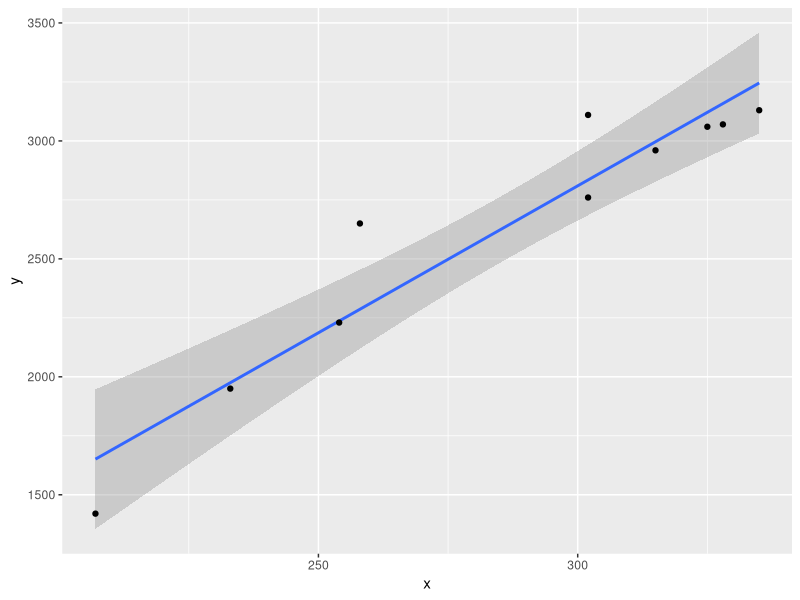

R code for this plot:
Treaded <- c(365, 374, 376, 391, 401, 402)
Smooth <- c(341, 348, 349, 355, 375, 391)

mean(Treaded)
mean(Smooth)
sd(Treaded)
sd(Smooth)

concrete <- data.frame(x = c(207, 233, 254, 328, 325, 302, 258, 335, 315, 302),
                       y = c(1420, 1950, 2230, 3070, 3060, 3110, 2650, 3130,2960, 2760))

library(ggplot2)

ggplot(data = concrete, aes(x = x, y = y)) + geom_smooth(method = "lm") + geom_point()

mean(concrete$x)

var(concrete$x)*9

sum((concrete$x - mean(concrete$x))^2)
